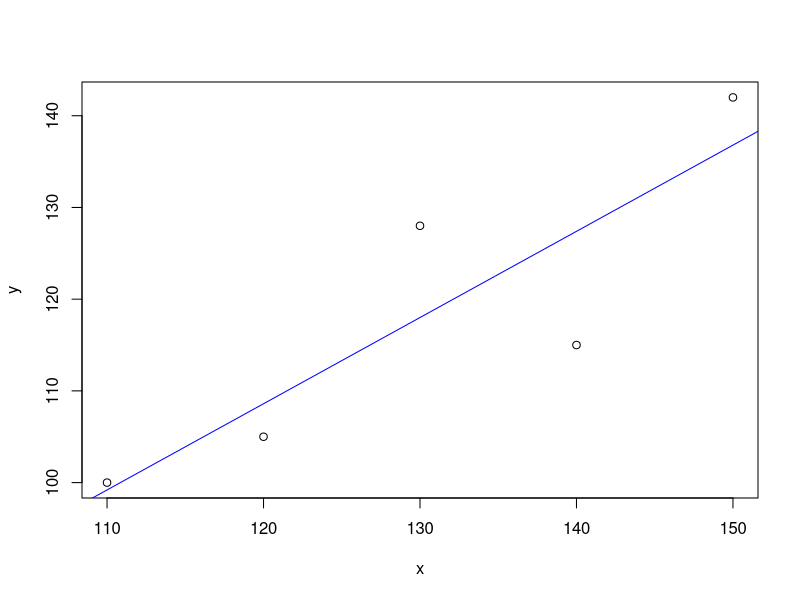

Reproduce this figure in R.
# 최소 자승법(최소제곱) -> 인터넷에서 공식 찾아보기. 그것을 프로그램으로 만든 것.

x <- c(110, 120, 130, 140, 150) # 부모의 IQ
y <- c(100, 105, 128, 115, 142) # 자식의 IQ

x_dev <- x - mean(x) # 편차구하기
y_dev <- y - mean(y)

df <- data.frame(x, y, x_dev, y_dev)
df
dev_mul <- (x - mean(x)) * (y-mean(y))

square <- x_dev ** 2 # x값에 대한 제곱

df <- data.frame(x, y, x_dev, y_dev, dev_mul, square)

mean(df$x) # 130
mean(df$y) # 118

sum(df$dev_mul) # 940 분자
sum(df$square) # 1000 분모
df

940 / 1000 # 기울기 : 0.94

b0 = 118 - 0.94 * 130

b0 # 절편 : -4.2

newx = 117
yh = -4.2 + 0.94 * newx
yh

plot(x, y)

lmodel <- lm(y ~ x) # lm을 쓸 경우에는 x 절편 값과 기울기를 바로 구 할 수 있음.
lmodel

abline(lmodel, col="blue")
